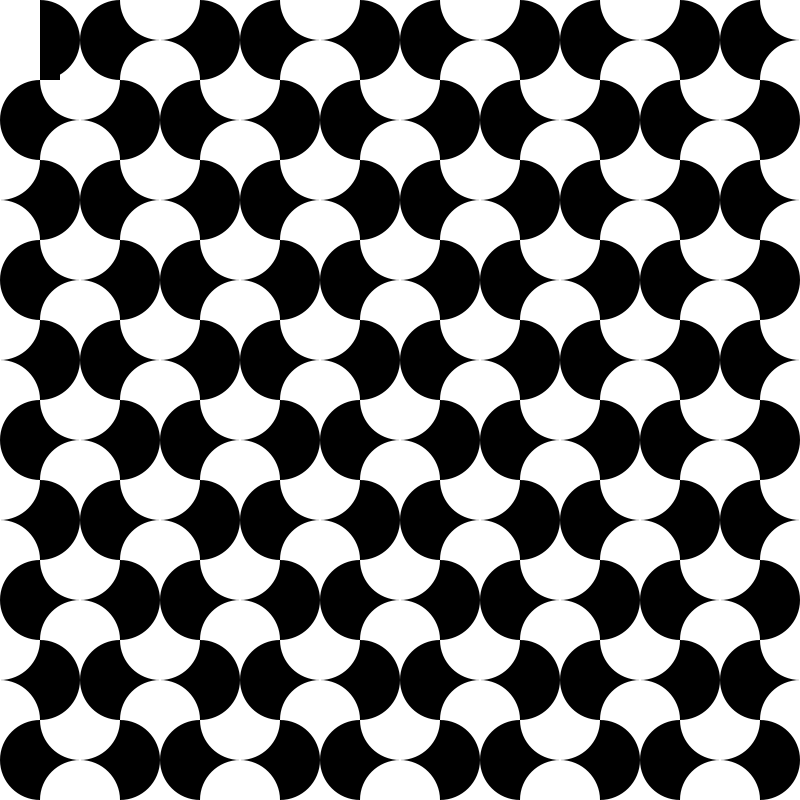
Frame 1 (no input)
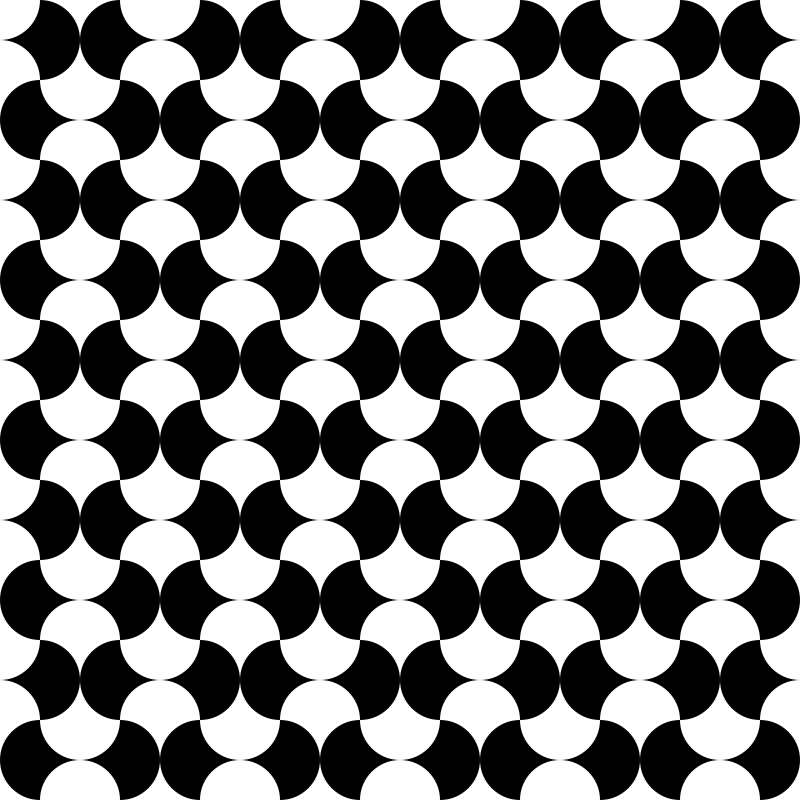
Frame 60 (the mouse pressed at the canvas centre just before this capture)
Frame 120 (the mouse held since frame 60 and released just before this capture): identical to frame 60, image omitted

The Processing sketch that drew these frames (run headless with seeded random() and noise(); from frame 60 on, the mouse is pressed at the canvas centre):

// Processing sketch: tarefa5
// ── tarefa5.pde
int state;
int eHoriz;
int eVert;

int w;
int h;

color one;
color two;


void setup(){
  size(800,800);
  state = 0;
  eHoriz = 10;
  eVert = 10;
  w = width/eHoriz;
  h = height/eVert;
  one = color(255,255,255);
  two = color(0,0,0);

}

void draw(){
  background(255);
  switch(state){
    case 0:
      Pattern1();
      break;
    case 1:
      Pattern2();
      break;
    default:
      break;
  }

}

void Pattern1(){
  noStroke();
  for (int y = 0; y <= eVert; y++){
    for (int x = 0; x <= eHoriz; x++){
      if(x%2==1){
        if(y%2==1){
          rightDrawing(x,y,w,h);
        }
        else{
          leftDrawing(x,y,w,h);
        }
      }
      else{
        if(y%2==1){
          leftDrawing(x,y,w,h);
        }
        else{
          rightDrawing(x,y,w,h);
        }
      }
    }
  }
}
void Pattern2(){
  noStroke();
  for (int y = 0; y <= eVert; y++){
    for (int x = 0; x <= eHoriz; x++){
      if(x%2==1){
        if(y%2==1){
          blackDrawing(x,y,w,h);
        }
        else{
          whiteDrawing(x,y,w,h);
        }
      }
      else{
        if(y%2==1){
          whiteDrawing(x,y,w,h);
        }
        else{
          blackDrawing(x,y,w,h);
        }
      }
    }
  }
}

void leftDrawing(int x, int y, int w, int h){
      rectMode(CENTER);
      fill(one);
      rect(x * w + w/2, y * h + h/2, w, h);
      fill(two);
      rect(x * w + w/2 + w/4, y * h + h/2, w/2, h);
      fill(two);
      arc(x * w + w/2, y * h + h/2, w, h, HALF_PI, PI + HALF_PI);
      fill(one);
      arc(x * w + w , y * h, w, h, HALF_PI, PI);
      arc(x * w + w , y * h + h , w, h, PI,  PI + HALF_PI);
}
void rightDrawing(int x, int y, int w, int h){
      fill(two);
      rect(x * w + w/2, y * h + h/2, w, h);
      fill(one);
      rect(x * w + w/2 + w/4, y * h + h/2, w/2, h);
      fill(one);
      arc(x * w, y * h, w, h, 0, HALF_PI);
      arc(x * w, y * h + h, w, h, PI + HALF_PI, TWO_PI);
      fill(two);
      arc(x * w + w/2, y * h + h/2, w, h, PI + HALF_PI, TWO_PI + HALF_PI);
}

void blackDrawing(int x, int y, int w, int h){
  fill(two);
  rect(x * w + w/2,y * h + h/2,w,h);
  fill(one);
  circle(x * w + w/2,y * h + h/2,w);
  fill(two);
  circle(x * w + w/2,y * h + h/2,w * 0.7);
  fill(one);
  circle(x * w + w/2,y * h + h/2,w * 0.4);
  fill(two);
  circle(x * w + w/2,y * h + h/2,w * 0.2);
}

void whiteDrawing(int x, int y, int w, int h){
  fill(one);
  rect(x * w + w/2,y * h + h/2,w,h);
  fill(two);
  circle(x * w + w/2,y * h + h/2,w);
  fill(one);
  circle(x * w + w/2,y * h + h/2,w * 0.7);
  fill(two);
  circle(x * w + w/2,y * h + h/2,w * 0.4);
  fill(one);
  circle(x * w + w/2,y * h + h/2,w * 0.2);

}

void mousePressed(){
  if (mouseButton == LEFT){
    state = 0;
  }
  if (mouseButton == RIGHT){
    state = 1;
  }
  if (mouseButton == CENTER){
    Colorize();
  }
}

void keyPressed(){
}
void Colorize(){
  one = color((int)random(255),(int)random(255),(int)random(255));
  two = color(red(one),green(one),blue(one));
  colorMode(HSB,360,100,100);
  if (hue(two) - 120 < 0){
    float c = 360 + hue(two) - 120;
    two = color(c,saturation(two),brightness(two));
  }
  else{
    two = color(hue(two)-120,saturation(two),brightness(two));
  }
}

void mouseWheel(MouseEvent event){
  float e = event.getCount();
  if (e < 0){
    eHoriz++;
    eVert++;
  }
  else{
    eHoriz--;
    if(eHoriz <=1){
      eHoriz=1;
    }
    eVert--;
    if(eVert <=1){
      eVert=1;
    }
  }
  w = width/eHoriz;
  h = height/eVert;
}
